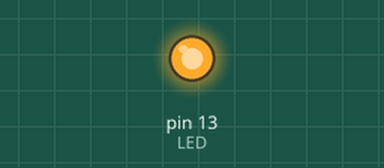
Bench run of a sketch on a simulated Arduino Uno, built with avr-gcc and run on an emulated ATmega328P. On the bench: output pins drawn as LEDs (lit = HIGH).

Above: at 1.65 s.
At 4.2 s:
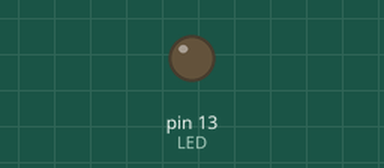
Timing chart, 0 to 5.9 s (numbered marks = the images above):
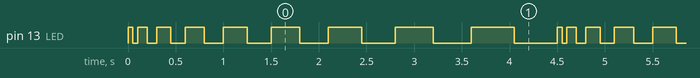

Measured:
- by itself, pin 13 (LED): repeats every 4.5 s: LOW 0.05 s, HIGH 0.10 s, LOW 0.10 s, HIGH 0.15 s, LOW 0.15 s, HIGH 0.20 s, LOW 0.20 s, HIGH 0.25 s, LOW 0.25 s, HIGH 0.30 s, LOW 0.30 s, HIGH 0.35 s, LOW 0.35 s, HIGH 0.40 s, LOW 0.40 s, HIGH 0.45 s, LOW 0.45 s, HIGH 0.05 s
- by itself, everything shown: repeats every 4.5 s, in 18 steps

The sketch:

prueba2_LED.ino
```cpp
int LED = 13;

void setup()
{
  pinMode(LED,OUTPUT);
}

void loop()
{
  int my_delay = 50;
  while (my_delay < 500)
  {
    digitalWrite(LED,HIGH);
    delay(my_delay);
    digitalWrite(LED,LOW);
    delay(my_delay);
    my_delay = my_delay + 50;
  }
}
```
